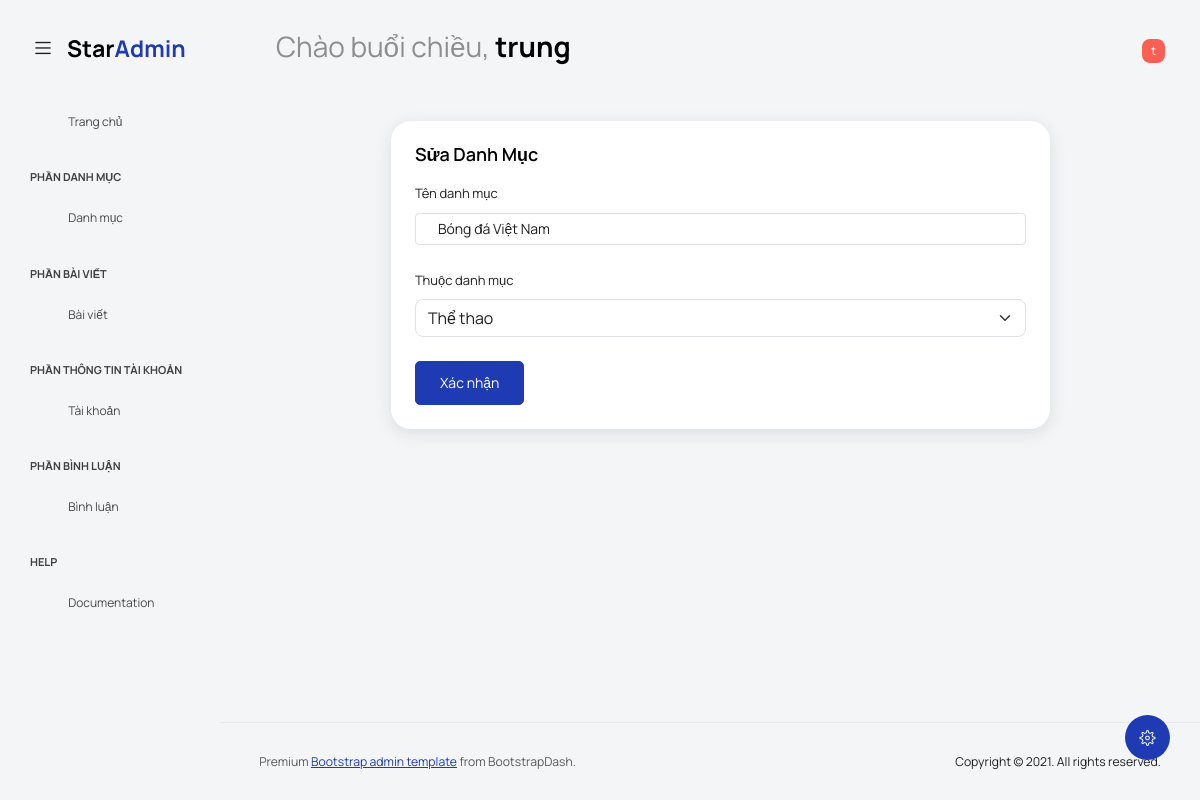
Page /?act=suadanhmuc&id=4 (signed in) on the committed database.
### tables this page shows
CREATE TABLE `quantri` (
  `id_quan_tri` int(11) NOT NULL,
  `ten_tai_khoan` varchar(255) NOT NULL,
  `mat_khau` text NOT NULL,
  `ho_ten` varchar(255) NOT NULL
);

CREATE TABLE `danhmuc` (
  `id_danh_muc` int(11) NOT NULL,
  `ten_danh_muc` varchar(255) NOT NULL,
  `id_cha_danh_muc` int(11) NOT NULL
);

### admin/danhmuc/suadanhmuc.php (the view, shortened to what this page needs)
<!DOCTYPE html>
<html lang="en">
<head>
    <link rel="stylesheet" href="assets/vendors/feather/feather.css">
    <link rel="stylesheet" href="assets/vendors/mdi/css/materialdesignicons.min.css">
    <link rel="stylesheet" href="assets/vendors/ti-icons/css/themify-icons.css">
    <link rel="stylesheet" href="assets/vendors/typicons/typicons.css">
    <link rel="stylesheet" href="assets/vendors/simple-line-icons/css/simple-line-icons.css">
    <link rel="stylesheet" href="assets/vendors/css/vendor.bundle.base.css">
    <link rel="stylesheet" href="assets/vendors/datatables.net-bs4/dataTables.bootstrap4.css">
    <link rel="stylesheet" type="text/css" href="assets/js/select.dataTables.min.css">
    <link rel="stylesheet" href="assets/css/vertical-layout-light/style.css">
</head>
<body class="with-welcome-text">
    <div class="container-scroller">
        <?= require_once './admin/navbar.php' ?>
        <div class="container-fluid page-body-wrapper" style="padding-top: 75px !important;">
            <div class="theme-setting-wrapper">
                <div id="settings-trigger"><i class="ti-settings"></i></div>
            </div>
            <?php require './admin/sidebar.php'?>
            <?php
                $sqlCha = "SELECT * FROM danhmuc WHERE id_cha_danh_muc = 0";
                $resultCha = mysqli_query($conn,$sqlCha);
                $id_danh_muc = $_GET['id'];
                $sqlDanhMuc = "SELECT * FROM danhmuc WHERE id_danh_muc = ".$id_danh_muc;
                $resultDanhMuc = mysqli_query($conn,$sqlDanhMuc);
                $rowDanhMuc = mysqli_fetch_assoc($resultDanhMuc);
            ?>
            <div class="main-panel">
                <div class="content-wrapper">
                    <div class="row">
                        <div class="col-md-9 m-auto grid-margin stretch-card">
                            <div class="card">
                                <div class="card-body">
                                    <h4 class="card-title">Sửa danh mục</h4>
                                    <form class="forms-sample" method="POST">
                                        <div class="form-group">
                                            <label for="exampleInputUsername1">Tên danh mục</label>
                                            <input type="text" class="form-control" name="ten_danh_muc" require id="exampleInputUsername1" value="<?=$rowDanhMuc['ten_danh_muc']?>" placeholder="Nhập tên danh mục">
                                        </div>
                                        <div class="form-group">
                                            <label for="exampleInputEmail1">Thuộc danh mục</label>
                                            <select name="id_cha_danh_muc" id="" class="form-select" require>
                                                <?php
                                                    while($rowCha = mysqli_fetch_assoc($resultCha)){
                                                ?>
                                                <option value="<?=$rowCha['id_danh_muc']?>" <?= $rowCha['id_danh_muc'] == $rowDanhMuc['id_cha_danh_muc'] ? 'selected' : '' ?>><?=$rowCha['ten_danh_muc']?></option>
                                                <?php
                                                    }
                                                ?>
                                            </select>
                                        </div>
                                        <button type="submit" class="btn btn-primary me-2" name="suadanhmuc">Xác nhận</button>
                                    </form>
                                </div>
                            </div>
                        </div>
                    </div>
                </div>
                <footer class="footer">
                    <div class="d-sm-flex justify-content-center justify-content-sm-between">
                        <span class="text-muted text-center text-sm-left d-block d-sm-inline-block">Premium <a href="https://www.bootstrapdash.com/" target="_blank">Bootstrap admin template</a> from BootstrapDash.</span>
                        <span class="float-none float-sm-end d-block mt-1 mt-sm-0 text-center">Copyright © 2021. All rights reserved.</span>
                    </div>
                </footer>
            </div>
        </div>
    </div>
</body>
</html>

### admin/navbar.php (shortened to what this page needs)
<nav class="navbar default-layout col-lg-12 col-12 p-0 fixed-top d-flex align-items-top flex-row">
    <div class="text-center navbar-brand-wrapper d-flex align-items-center justify-content-start">
        <div class="me-3">
            <button class="navbar-toggler navbar-toggler align-self-center" type="button" data-bs-toggle="minimize">
                <span class="icon-menu"></span>
            </button>
        </div>
        <div>
            <a class="navbar-brand brand-logo" href="../index.html">
                <img src="assets/images/logo.svg" alt="logo" />
            </a>
        </div>
    </div>
    <?php
        $sql = "SELECT * FROM quantri WHERE id_quan_tri = ".$_COOKIE['id_quan_tri'];
        $rs = mysqli_query($conn,$sql);
        $row = mysqli_fetch_assoc($rs);
        $ten_nguoi_dung = $row['ho_ten'];
        $chu_cai_dau_ten_nd = explode(' ',$ten_nguoi_dung);
        $chu_cai_dau_ten_nd = end($chu_cai_dau_ten_nd);
        $chu_cai_dau_ten_nd = mb_substr($chu_cai_dau_ten_nd,0,1,'UTF-8');
    ?>
    <div class="navbar-menu-wrapper d-flex align-items-top">
        <ul class="navbar-nav">
            <li class="nav-item font-weight-semibold d-none d-lg-block ms-0">
                <?php $hours = date('H'); ?>
                <h1 class="welcome-text"><?= $hours < 24 && $hours >= 18 ? 'Chào buổi tối' : ($hours < 18 && $hours >= 12 ? 'Chào buổi chiều' : 'Chào buổi sáng') ?>,
                <span class="text-black fw-bold"><?= $ten_nguoi_dung;?></span>
                </h1>
            </li>
        </ul>
        <ul class="navbar-nav ms-auto">
            <li class="nav-item dropdown d-none d-lg-block user-dropdown">
                <a class="nav-link" id="UserDropdown" href="#" data-bs-toggle="dropdown" aria-expanded="false">
                    <span class="rounded bg-danger badge"><?=$chu_cai_dau_ten_nd?></span>
                </a>
            </li>
        </ul>
    </div>
</nav>

### rows in the picture
quantri: ho_ten "trung"
danhmuc: ten_danh_muc "Bóng đá Việt Nam", id_cha_danh_muc "Thể thao"

### other values in the picture
$chu_cai_dau_ten_nd "t"
